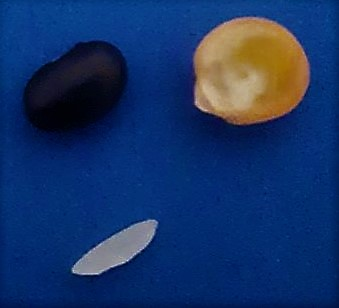
%> input picture praticas/praticaExtra/semente (2).jpeg, 339 x 308 px
$ octave pratica06.m   (GNU Octave 9; MATLAB toolbox functions it lacks are replaced by stand-ins)
%> lines starting %> are read from the running program, lines starting %| are printed output that depends on the picture; in (x1, y1, x2, y2) boxes, pixels count from 0 and x2, y2 are one past the last pixel; in counts of white or black regions, pixels touching at a corner belong together; the program's own positions count from 1
clear all
close all
pkg load image

im = imread('C:\Users\Tuany Mariah\Google Drive\TADS\2018.1\Processamento Digital de Imagens\praticas\praticaExtra\semente (2).jpeg');
%> im is the input picture: size 308x339x3 uint8; mean R, G, B 22.9, 51.7, 102.8
figure('name', 'Figura Original: RGB')
imshow(im)

%::::::::::::::::::::::::::: Feijao Preto :::::::::::::::::::::::::::
%Ler cada camada, da im1, red, green e blue
r = im(:,:,1);
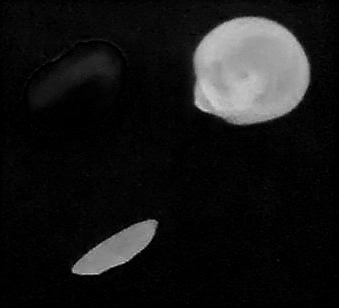
%> r: size 308x339 uint8; min 0, max 217, mean 22.9
g = im(:,:,2);
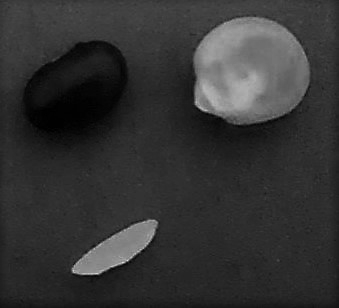
%> g: size 308x339 uint8; min 0, max 223, mean 51.7
b = im(:,:,3);
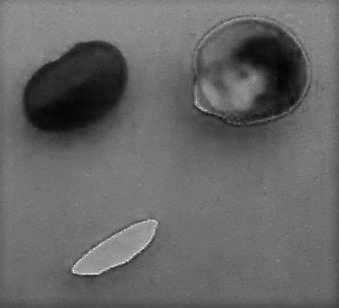
%> b: size 308x339 uint8; min 3, max 252, mean 102.8

for i = 1:size(im,1)
  for j = 1:size(im, 2)
    if (b(i,j,:)>55 || g(i,j,:)>35 || r(i,j,:)>50)
      im(i,j,1)=255;
      im(i,j,2)=255;
      im(i,j,3)=255;
      else
      im(i,j,1) = 0;
			im(i,j,2) = 0;
			im(i,j,3) = 0;
    endif
  endfor
endfor
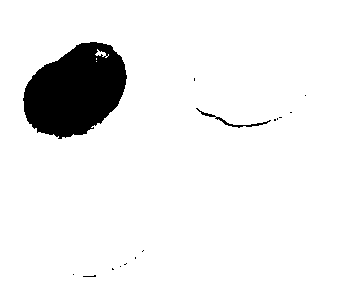
%> im: size 308x339x3 uint8; 93% white; 15 black regions (13 under 20 px), largest, box (x1, y1, x2, y2) and area: (23, 42, 127, 139) 7070, (196, 108, 271, 128) 170

figure('name', 'Feijao Preto')
imshow(im)

branco = 0; %
totalPx = 0;%Area Total da imagem.

for i=1: size(im,1);
  for j=1: size(im,2);
   if(im(i,j) == 0)
      branco = branco+1;
   end
   totalPx = totalPx+1;

   areatotal = (branco * 100)/totalPx; %Regra de 3 simples.
  endfor
endfor
%> after the loop, branco = 7282; totalPx = 104412

title(strcat('Percentual de Area Ocupada do Gr�o de Feijao Preto: ',mat2str(areatotal),'%')); %Resultado
%::::::::::::::::::::::::::: Arroz :::::::::::::::::::::::::::
for i = 1:size(im,1)
  for j = 1:size(im, 2)
    if (b(i,j,:)<190 && r(i,j,:)>150 && g(i,j,:)>0)
      im(i,j,1)=0;
      im(i,j,2)=0;
      im(i,j,3)=0;
      else
      im(i,j,1) = 255;
			im(i,j,2) = 255;
			im(i,j,3) = 255;
    endif
  endfor
endfor
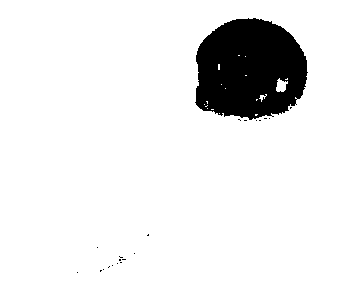
%> im: size 308x339x3 uint8; 91.4% white; 21 black regions (20 under 20 px), largest, box (x1, y1, x2, y2) and area: (195, 18, 308, 120) 8963
figure('name', 'Arroz')
imshow(im)

for i=1: size(im,1);
  for j=1: size(im,2);
   if(im(i,j) == 0)
      branco = branco+1;
   end
   totalPx = totalPx+1;

   areatotal = (branco * 100)/totalPx; %Regra de 3 simples.
  endfor
endfor
%> after the loop, branco = 16289; totalPx = 208824

title(strcat('Percentual de Area Ocupada do Grao de Milho: ',mat2str(areatotal),'%')); %Resultado
%::::::::::::::::::::::::::: Arroz :::::::::::::::::::::::::::
for i = 1:size(im,1)
  for j = 1:size(im, 2)
    if (b(i,j,:)>145 && r(i,j,:)>30 && g(i,j,:)>30)
      im(i,j,1)=0;
      im(i,j,2)=0;
      im(i,j,3)=0;
      else
      im(i,j,1) = 255;
			im(i,j,2) = 255;
			im(i,j,3) = 255;
    endif
  endfor
endfor
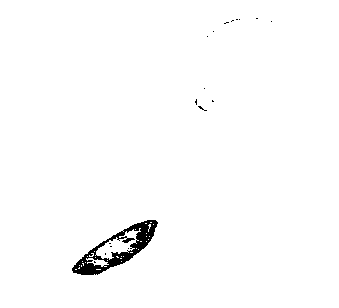
%> im: size 308x339x3 uint8; 98.6% white; 18 black regions (17 under 20 px), largest, box (x1, y1, x2, y2) and area: (72, 220, 158, 275) 1424
figure('name', 'Arroz')
imshow(im)

for i=1: size(im,1);
  for j=1: size(im,2);
   if(im(i,j) == 0)
      branco = branco+1;
   end
   totalPx = totalPx+1;

   areatotal = (branco * 100)/totalPx; %Regra de 3 simples.
  endfor
endfor
%> after the loop, branco = 17765; totalPx = 313236

title(strcat('Percentual de Area Ocupada do Grao de Arroz: ',mat2str(areatotal),'%')); %Resultado

$ run again, with praticas/praticaExtra/semente (1).jpeg copied over praticas/praticaExtra/semente (2).jpeg
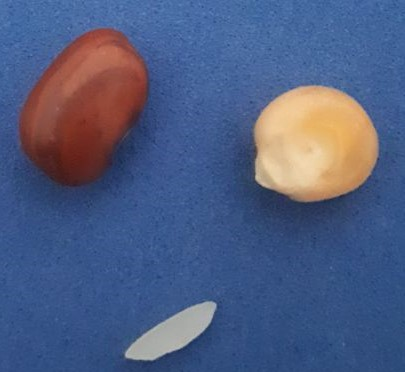
%> input picture praticas/praticaExtra/semente (1).jpeg, 405 x 372 px
%> im is the input picture: size 372x405x3 uint8; mean R, G, B 79.1, 93, 129.3
%> after the loop `for i=1: size(im,1);`: branco = 9; totalPx = 150660
%> after the loop `for i = 1:size(im,1)`:
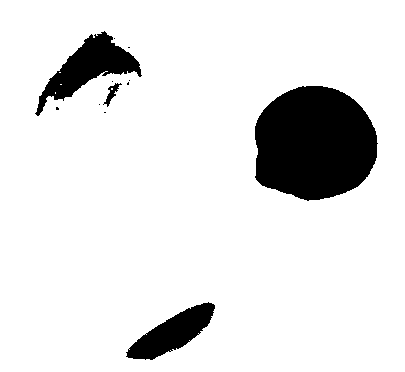
%> im: size 372x405x3 uint8; 88.8% white; 12 black regions (8 under 20 px), largest, box (x1, y1, x2, y2) and area: (255, 86, 378, 201) 11254, (35, 31, 142, 116) 3133, (126, 302, 215, 360) 2346, (103, 83, 122, 107) 139
%> after the loop `for i=1: size(im,1);`: branco = 16902; totalPx = 301320
%> after the loop `for i = 1:size(im,1)`:
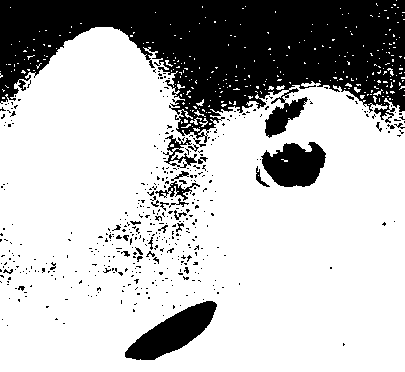
%> im: size 372x405x3 uint8; 72.9% white; 446 black regions (414 under 20 px), largest, box (x1, y1, x2, y2) and area: (0, 0, 405, 143) 33271, (125, 301, 217, 360) 2545, (261, 142, 326, 187) 2050
%> after the loop `for i=1: size(im,1);`: branco = 57786; totalPx = 451980

$ run again, with praticas/praticaExtra/semente (3).jpeg copied over praticas/praticaExtra/semente (2).jpeg
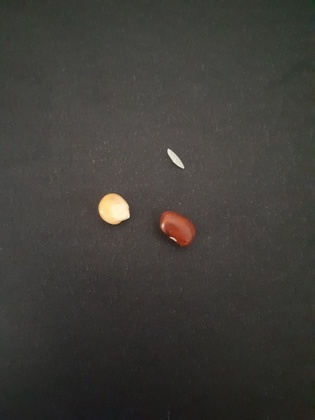
%> input picture praticas/praticaExtra/semente (3).jpeg, 315 x 420 px, shrunk from 864 x 1152 before the run
%> im is the input picture: size 420x315x3 uint8; mean R, G, B 62.6, 61, 56.9
%> after the loop `for i = 1:size(im,1)`:
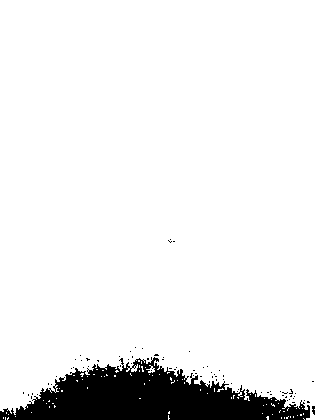
%> im: size 420x315x3 uint8; 91.8% white; 76 black regions (74 under 20 px), largest, box (x1, y1, x2, y2) and area: (0, 357, 310, 420) 10693, (312, 406, 315, 415) 21
%> after the loop `for i=1: size(im,1);`: branco = 10857; totalPx = 132300
%> after the loop `for i=1: size(im,1);`: branco = 11982; totalPx = 264600
%> after the loop `for i = 1:size(im,1)`:
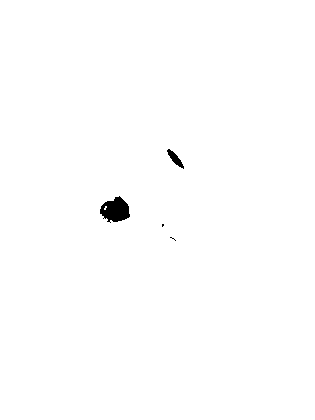
%> im: size 420x315x3 uint8; 99.5% white; 4 black regions (2 under 20 px), largest, box (x1, y1, x2, y2) and area: (100, 196, 130, 223) 534, (167, 149, 184, 169) 126
%> after the loop `for i=1: size(im,1);`: branco = 12653; totalPx = 396900
